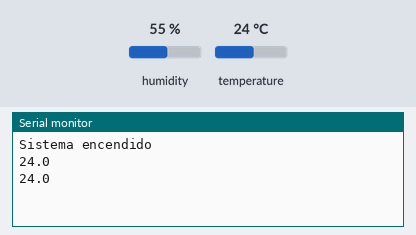
Simulated run of this sketch. Board: Arduino Nano, built with avr-gcc and run on an emulated ATmega328P. Shown: the last lines printed to the serial monitor. The inputs (shaded band) are chosen by the test bench; at power-on: temperature 24 °C, humidity 55 %. No radio packets arrive unless stated.

Above: at 4.8 s.
4.9 s: temperature set to 12 °C
At 9.4 s:
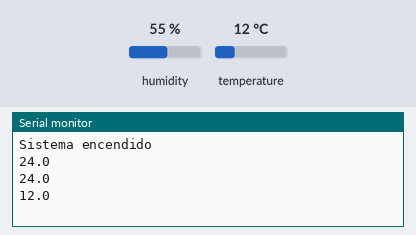
9.9 s: temperature set to 19 °C
At 13.7 s:
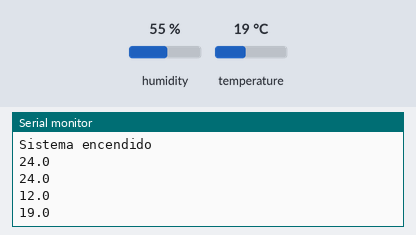
Timing chart, 0 to 15.2 s (numbered marks = the images above; inputs shaded):
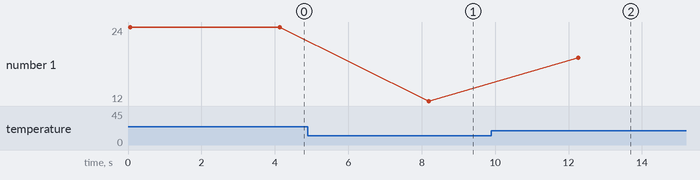

The sketch:

emisor.ino
```cpp
/*
EMISOR

Envia los mensajes "Apagar" y "Encender" en intervalos de un segundo

Escrito por Nano en beneficio de los seres humanos
www.robologs.net
*/

#include <VirtualWire.h>
#include <LowPower.h>
#include "DHT.h"          // DHT & AM2302 library


// Data pin connected to AM2302
#define DHTPIN 2
#define TEMPMAX 20
#define DHTTYPE DHT22       // DHT 22  (AM2302)

DHT dht(DHTPIN, DHTTYPE);   //
void setup()
{
  //Iniciamos el Serial y la comunicacion por radio
  Serial.begin(9600);
  Serial.write("Sistema encendido\n");
  vw_setup(2000);
  dht.begin();
}
void loop()
{
  float temp = dht.readTemperature();
  char msg[24];
  if (isnan(temp) ) {
    Serial.write("Failed to read from DHT");
  }
  else{
   // Serial.write("Temperatura:");
   // Serial.println(temp,DEC);
    int temp1 = (int)temp;
    int temp2 = (int)((temp - temp1) * 100.0); // For two decimal points
    sprintf(msg, "%i.%i", temp1,temp2);
    send(msg);
   // Serial.println(msg);
  }


  // Wait 3 seconds
 // delay(2000);
 LowPower.powerDown(SLEEP_4S, ADC_OFF,BOD_OFF);
}

//Funcion para enviar el mensaje
void send (char *message)
{
  vw_send((uint8_t *)message, strlen(message)); //Envia el mensaje
  vw_wait_tx(); //Espera hasta que se haya acabado de transmitir todo

  Serial.println(message); //Muestra el mensaje por Serial
}
```

Measured:
- after the input at 4.9 s, the serial monitor: prints a new line after 3.3 s (image 1)
- after the input at 9.9 s, the serial monitor: prints a new line after 2.4 s (image 2)
- plotted number 1: 24 → 12 after the input at 4.9 s, 12 → 19 after the input at 9.9 s
